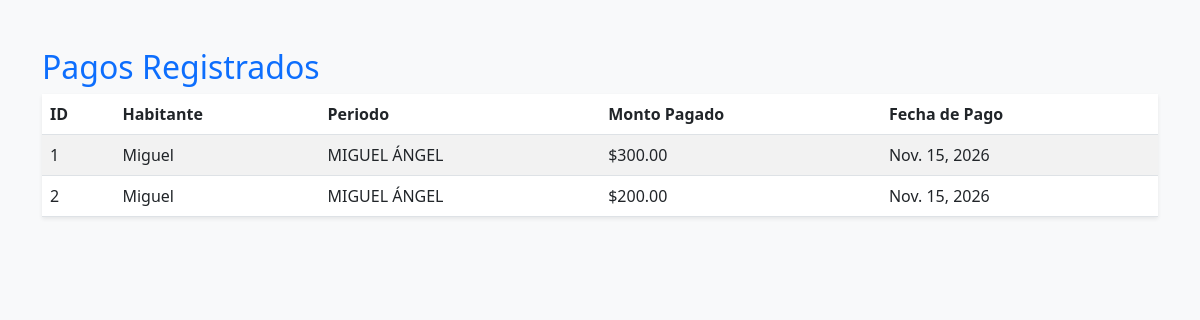
The app's page /pagos/lista/ with its own data.
### pagos/models.py (models this page shows, shortened)
class Pago(models.Model):
    cobro = models.ForeignKey(Cobro, on_delete=models.CASCADE)
    monto_pagado = models.DecimalField(max_digits=10, decimal_places=2)
    fecha_pago = models.DateField(auto_now_add=True)
    folio = models.CharField(max_length=100, default=uuid.uuid4, editable=False)

### cobros/models.py (models this page shows, shortened)
class Cobro(models.Model):
    habitante = models.ForeignKey(Habitante, on_delete=models.CASCADE)
    periodo = models.ForeignKey(Periodo, on_delete=models.CASCADE)
    monto = models.DecimalField(max_digits=10, decimal_places=2)
    estado = models.CharField(max_length=20, default="pendiente")

### habitantes/models.py (models this page shows, shortened)
class Habitante(models.Model):
    curp = models.CharField(
        max_length=18,
        unique=True
    )
    nombre = models.CharField(
        max_length=100
    )
    apellido_paterno = models.CharField(
        max_length=100
    )
    apellido_materno = models.CharField(
        max_length=100
    )
    telefono = models.CharField(
        max_length=15
    )
    domicilio = models.CharField(
        max_length=200
    )
    numero_exterior = models.CharField(
        max_length=20
    )
    numero_interior = models.CharField(
        max_length=20,
        blank=True
    )
    codigo_postal = models.CharField(
        max_length=5
    )
    lineas_domicilio = models.IntegerField(
        default=1
    )
    activo = models.BooleanField(
        default=True
    )

### periodos/models.py (models this page shows, shortened)
class Periodo(models.Model):
    nombre = models.CharField(max_length=100)
    fecha_inicio = models.DateField()
    fecha_fin = models.DateField()

### pagos/views.py (the view)
# urls.py: path("lista/", lista_pagos, name="lista_pagos"),
def lista_pagos(request):
    pagos = Pago.objects.all()
    return render(request, "pagos/lista.html", {"pagos": pagos})

### pagos/templates/pagos/lista.html (shortened to what this page needs)
<!DOCTYPE html>
<html lang="es">
<head>
    <link href="https://cdn.jsdelivr.net/npm/bootstrap@5.3.0/dist/css/bootstrap.min.css" rel="stylesheet">
</head>
<body class="bg-light">
    <div class="container mt-5">
        <h2 class="text-primary">Pagos Registrados</h2>
        <table class="table table-striped shadow-sm">
            <thead>
                <tr>
                    <th>ID</th>
                    <th>Habitante</th>
                    <th>Periodo</th>
                    <th>Monto Pagado</th>
                    <th>Fecha de Pago</th>
                </tr>
            </thead>
            <tbody>
                {% for p in pagos %}
                <tr>
                    <td>{{ p.id }}</td>
                    <td>{{ p.cobro.habitante.nombre }}</td>
                    <td>{{ p.cobro.periodo.nombre }}</td>
                    <td>${{ p.monto_pagado }}</td>
                    <td>{{ p.fecha_pago }}</td>
                </tr>
                {% endfor %}
            </tbody>
        </table>
    </div>
</body>
</html>

### records on screen
Pago: id "1", cobro.habitante.nombre "Miguel", cobro.periodo.nombre "MIGUEL ÁNGEL", monto_pagado "300.00", fecha_pago "Nov. 15, 2026"
Pago: id "2", cobro.habitante.nombre "Miguel", cobro.periodo.nombre "MIGUEL ÁNGEL", monto_pagado "200.00", fecha_pago "Nov. 15, 2026"
